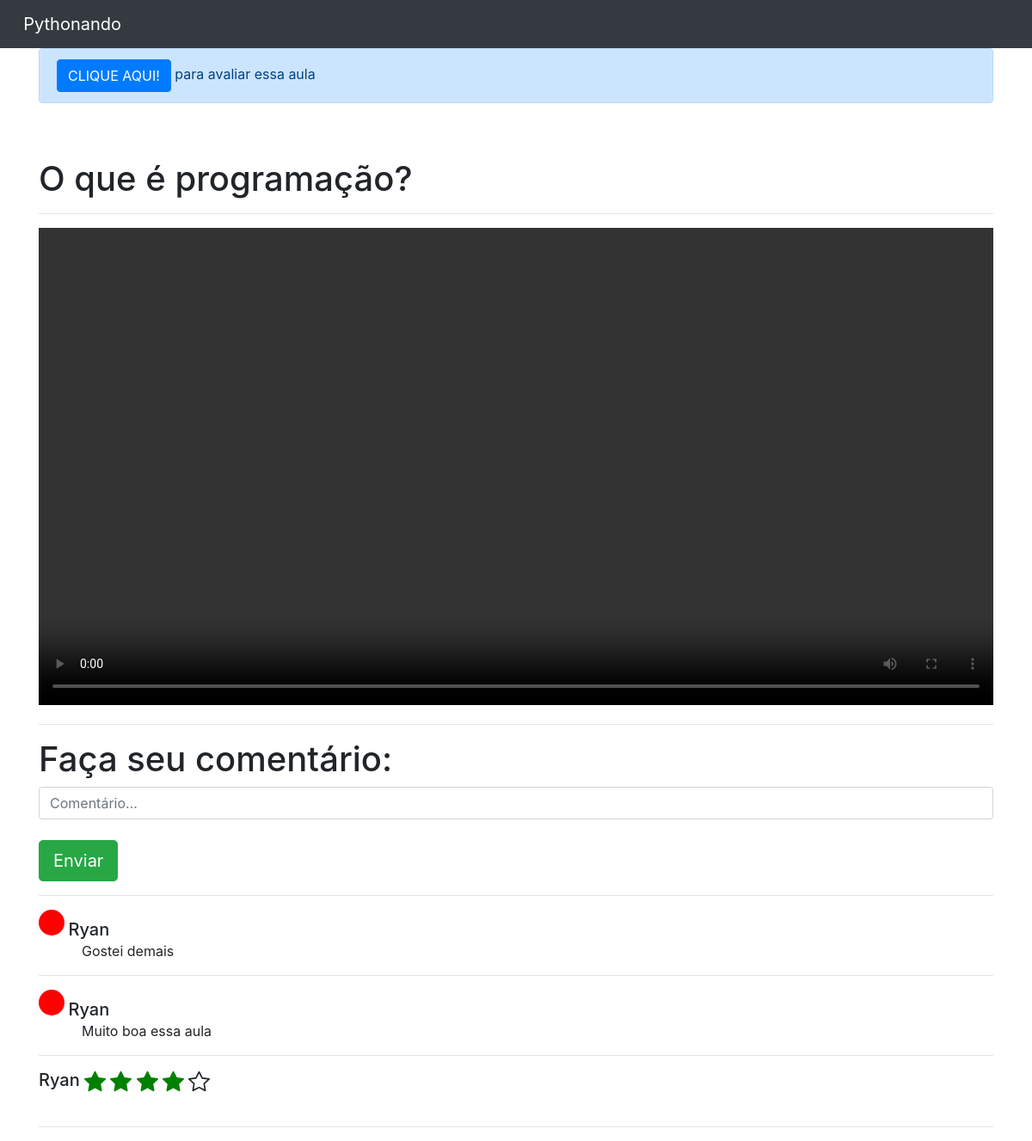
Page /home/aula/2 (signed in) on the committed database.
### cursos/models.py (models this page shows, shortened)
class Aulas(models.Model):
    nome = models.CharField(max_length = 100)
    descricao = models.TextField()
    aula = models.FileField(upload_to = "aulas")
    curso = models.ForeignKey(Cursos, on_delete = models.DO_NOTHING)

class Comentarios(models.Model):
    usuario = models.ForeignKey(Usuario, on_delete=models.DO_NOTHING)
    comentario = models.TextField()
    data = models.DateTimeField(default=datetime.now)
    aula = models.ForeignKey(Aulas, on_delete=models.DO_NOTHING)

class NotasAulas(models.Model):
    choices = (
        ('p', 'Péssimo'),
        ('r', 'Ruim'),
        ('re', 'Regular'),
        ('b', 'bom'),
        ('o', 'Ótimo')
    )
    aula = models.ForeignKey(Aulas, on_delete=models.DO_NOTHING)
    nota = models.CharField(max_length=50, choices=choices)
    usuario = models.ForeignKey(Usuario, on_delete=models.DO_NOTHING)

### usuarios/models.py (models this page shows)
class Usuario(models.Model):
    nome = models.CharField(max_length=50)
    email = models.EmailField()
    senha = models.CharField(max_length=64)
    def __str__(self) -> str:
        return self.nome

### cursos/views.py (the view)
# urls.py: path('aula/<int:id>', views.aula, name='aula'),
def aula(request, id):
    if request.session.get('usuario'):
        aula = Aulas.objects.get(id = id)
        usuario_id = request.session['usuario']
        comentarios = Comentarios.objects.filter(aula = aula).order_by('-data')
        request_usuario = request.session.get('usuario')
        usuario_avaliou = NotasAulas.objects.filter(aula_id = id).filter(usuario_id = request_usuario)
        avaliacoes = NotasAulas.objects.filter(aula_id = id)
        return render(request, 'aula.html', {'aula': aula,
                                            'usuario_id': usuario_id,
                                            'comentarios': comentarios,
                                            'request_usuario': request_usuario,
                                            'usuario_avaliou': usuario_avaliou,
                                            'avaliacoes': avaliacoes})
    else:
        return redirect('/auth/login/?status=2')

### cursos/templatetags/filtros.py (called while the page is built)
@register.filter
def return_list(value, arg):
    return [i for i in range(int(arg))]

### cursos/templates/aula.html (shortened to what this page needs)
{% extends 'base.html'%}
{% load filtros %}
{% block 'body' %}
<div class="container">
  {% if not usuario_avaliou %}
    <div class="alert alert-primary" role="alert">
      <button type="button" class="btn btn-primary" data-toggle="modal" data-target="#exampleModal">
        CLIQUE AQUI!
      </button> para avaliar essa aula
    </div>
  {% endif %}
  <br>
  <br>
  <h1>{{aula.nome}}</h1>
  <hr>
  <video  width="100%" controls>
      <source src="{{aula.aula.url}}" type="video/mp4">
    </video>
  <hr>
  <h1>Faça seu comentário: </h1>
  <input id="comentario" type="text" placeholder="Comentário..." class="form-control">
  <br>
  <input onclick="envia_comentario()" type="button" value="Enviar" class="btn btn-success btn-lg">
  <hr>
  <div id="comentarios">
    {% for i in comentarios%}
      <div style="background-color: red; width: 30px; height: 30px; border-radius: 15px; display: inline-block;"></div>
      <h5 style="display: inline;">{{i.usuario}}</h5>
      <p style="margin-left: 50px;">{{i.comentario}}</p>
      <hr>
    {% endfor %}
  </div>
  <div id="avaliacoes">
    {% for i in avaliacoes%}
      <h5 style="display: inline;">
        {{i.usuario}}
      </h5>
      <br>
      <br>
    {% endfor %}
    <hr>
  </div>
</div>
{% endblock %}

### rows in the picture
Aulas: nome "O que é programação?"
Comentarios: usuario "Ryan", comentario "Gostei demais"
Comentarios: usuario "Ryan", comentario "Muito boa essa aula"
NotasAulas: usuario "Ryan", nota "b" (drawn)
